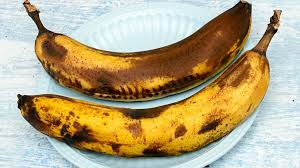
#> input picture src/data/images/banana/banana_000.jpg, 300 x 168 px
$ python -i image_to_vector.py   (imports and definitions only)   (older library calls are emulated)
#> lines starting #> are read from the running program, lines starting #| are printed output that depends on the picture
import pandas as pd
import numpy as np
import cv2
import os
from skimage.feature import local_binary_pattern, graycomatrix, graycoprops
from skimage import color
from sklearn.preprocessing import MinMaxScaler

# --- CONFIGURATION ---
METADATA_PATH = '../dataset/raw/metadata.csv'
IMAGES_ORIGINAL_PATH = '../dataset/images/original'
IMAGES_GENERATED_PATH = '../dataset/images/generated'

# Feature extraction parameters
COLOR_HIST_BINS = 64  # Bins per channel for color histogram
LBP_RADIUS = 3
LBP_N_POINTS = LBP_RADIUS * 8

# [1 line not run here, left out]
# Load metadata to get IDs and labels
df_meta = pd.read_csv(METADATA_PATH)
#> (reads src/data/metadata.csv from the repository)
# [6 lines not run here, left out]

def extract_color_histogram(image, bins=COLOR_HIST_BINS):
    # Extract color histogram from RGB image.

    hist_r = cv2.calcHist([image], [0], None, [bins], [0, 256])
    hist_g = cv2.calcHist([image], [1], None, [bins], [0, 256])
    hist_b = cv2.calcHist([image], [2], None, [bins], [0, 256])

    # Normalize histograms
    hist_r = hist_r / (hist_r.sum() + 1e-7)
    hist_g = hist_g / (hist_g.sum() + 1e-7)
    hist_b = hist_b / (hist_b.sum() + 1e-7)

    # Flatten and concatenate
    color_features = np.hstack([hist_r.flatten(), hist_g.flatten(), hist_b.flatten()])
    return color_features


def extract_lbp_features(image_gray):
    # Extract Local Binary Pattern (LBP) features.

    # Calculate LBP
    lbp = local_binary_pattern(image_gray, LBP_N_POINTS, LBP_RADIUS, method='uniform')

    # Calculate histogram (uniform patterns have 59 bins: 0-58)
    hist, _ = np.histogram(lbp.ravel(), bins=59, range=(0, 59), density=True)
    return hist


def extract_glcm_features(image_gray):
    # Extract Gray-Level Co-occurrence Matrix (GLCM) features.

    # Calculate GLCM for multiple angles
    glcm = graycomatrix(image_gray, distances=[1], angles=[0, np.pi/4, np.pi/2, 3*np.pi/4],
                       levels=256, symmetric=True, normed=True)

    # Extract properties
    properties = ['contrast', 'energy', 'homogeneity', 'correlation']
    all_features = []

    # 1. Average features across all angles (4 dimensions)
    for prop in properties:
        prop_values = graycoprops(glcm, prop)
        all_features.append(np.mean(prop_values))

    # 2. Individual features for first 3 angles and first 3 properties (9 dimensions)
    # This gives us rotation-invariant + some directional information
    for angle_idx in range(3):  # Use first 3 angles
        for prop_idx in range(3):  # Use first 3 properties
            prop_values = graycoprops(glcm, properties[prop_idx])
            all_features.append(prop_values[0, angle_idx])

    # Total: 4 + 9 = 13 dimensions
    return np.array(all_features)


def extract_statistical_features(image):
    # Extract statistical features from RGB image.

    features = []

    for channel_idx in range(3):  # R, G, B channels
        channel = image[:, :, channel_idx]
        features.extend([
            np.mean(channel),
            np.std(channel),
            np.min(channel),
            np.max(channel),
            np.median(channel),
            np.var(channel),
            np.percentile(channel, 75) - np.percentile(channel, 25)  # IQR
        ])

    return np.array(features)


def extract_all_features(image_path):
    # Extract all features from a single image.

    # Load image
    image = cv2.imread(image_path)
    if image is None:
        raise ValueError(f"Could not load image: {image_path}")

    # Convert BGR to RGB
    image_rgb = cv2.cvtColor(image, cv2.COLOR_BGR2RGB)

    # Convert to grayscale for texture features
    image_gray = cv2.cvtColor(image, cv2.COLOR_BGR2GRAY)

    # Extract features
    color_hist = extract_color_histogram(image_rgb)
    lbp_features = extract_lbp_features(image_gray)
    glcm_features = extract_glcm_features(image_gray)
    statistical_features = extract_statistical_features(image_rgb)

    # Combine all features
    all_features = np.hstack([
        color_hist,
        lbp_features,
        glcm_features,
        statistical_features
    ])

    return all_features


def find_image_path(sample_id, label):
    # Find image path by checking both original and generated folders.

    label_lower = label.lower()

    # Try original folder first
    original_paths = [
        os.path.join(IMAGES_ORIGINAL_PATH, label_lower, f"{sample_id}_result.jpg"),
        os.path.join(IMAGES_ORIGINAL_PATH, label_lower, f"{sample_id}.jpg"),
    ]

    for path in original_paths:
        if os.path.exists(path):
            return path

    # Try generated folder (category_gen subfolder)
    generated_path = os.path.join(IMAGES_GENERATED_PATH, f"{label_lower}_gen", f"{sample_id}.jpg")
    if os.path.exists(generated_path):
        return generated_path

    # Not found
    return None


# Extract features for all images
image_features_list = []
failed_ids = []
feature_dim = None

# [37 lines not run here, left out]

# Convert to numpy array
image_vector = np.array(image_features_list)

# [16 lines not run here, left out]
scaler = MinMaxScaler()
# [1 line that did not run here, left out]
# [5 lines not run here, left out]

>>> result = extract_all_features('data/images/banana/banana_000.jpg')
#> in extract_all_features, image is the input picture: shape (168, 300, 3); mean B, G, R 131.9, 166.9, 181.7
#> in extract_all_features, `image_gray = cv2.cvtColor(image, cv2.COLOR_BGR2GRAY)`:
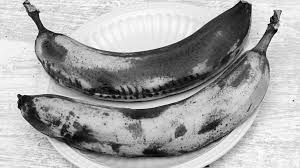
#> image_gray: shape (168, 300); min 1, max 254, mean 167.3
#> in extract_color_histogram, `hist_r = cv2.calcHist([image], [0], None, [bins], [0, 256])`: hist_r = 64 values, max 3211 at index 54, min 16 at index 1, mean 787.5
#> in extract_color_histogram, `hist_g = cv2.calcHist([image], [1], None, [bins], [0, 256])`: hist_g = 64 values, max 3502 at index 59, min 120 at index 1, mean 787.5
#> in extract_color_histogram, `hist_b = cv2.calcHist([image], [2], None, [bins], [0, 256])`: hist_b = 64 values, max 3866 at index 0, min 54 at index 29, mean 787.5
#> in extract_color_histogram, `hist_r = hist_r / (hist_r.sum() + 1e-7)`: hist_r = 64 values, max 0.0637 at index 54, min 0.000317 at index 1, mean 0.0156
#> in extract_color_histogram, `hist_g = hist_g / (hist_g.sum() + 1e-7)`: hist_g = 64 values, max 0.0695 at index 59, min 0.00238 at index 1, mean 0.0156
#> in extract_color_histogram, `hist_b = hist_b / (hist_b.sum() + 1e-7)`: hist_b = 64 values, max 0.0767 at index 0, min 0.00107 at index 29, mean 0.0156
#> in extract_color_histogram, `color_features = np.hstack([hist_r.flatten(), hist_g.flatten(), hist_b..`: color_features = 192 values, max 0.0767 at index 128, min 0.000317 at index 1, mean 0.0156
#> in extract_all_features, `color_hist = extract_color_histogram(image_rgb)`: color_hist has the same summary as color_features in extract_color_histogram
#> in extract_lbp_features, `lbp = local_binary_pattern(image_gray, LBP_N_POINTS, LBP_RADIUS, metho..`:
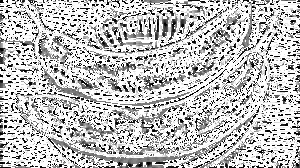
#> lbp: shape (168, 300) float64; min 0, max 25, mean 18.6; drawn with min black and max white
#> in extract_lbp_features, `hist, _ = np.histogram(lbp.ravel(), bins=59, range=(0, 59), density=Tr..`: hist = 59 values, max 0.515 at index 25, min 0 at index 26, mean 0.0169
#> in extract_all_features, `lbp_features = extract_lbp_features(image_gray)`: lbp_features has the same summary as hist in extract_lbp_features
#> the loop in extract_glcm_features, `for prop in properties:` made 4 passes
#> prop_values on passes 1 to 4: [[356.2, 769.9, 556.2, 669.3]], [[0.0208, 0.0146, 0.0159, 0.0149]], [[0.198, 0.11, 0.131, 0.114]], [[0.963, 0.92, 0.942, 0.93]]
#> after the loop in extract_glcm_features, `for prop in properties:`: all_features = [587.9, 0.0165, 0.138, 0.939]
#> after the loop in extract_glcm_features, `for angle_idx in range(3):`: all_features = [587.9, 0.0165, 0.138, 0.939, 356.2, 0.0208, 0.198, 769.9, 0.0146, 0.11, 556.2, 0.0159, 0.131]
#> in extract_all_features, `glcm_features = extract_glcm_features(image_gray)`: glcm_features has the same summary as all_features in extract_glcm_features
#> the loop in extract_statistical_features, `for channel_idx in range(3):` made 3 passes
#> pass 1, in extract_statistical_features, `channel = image[:, :, channel_idx]`:
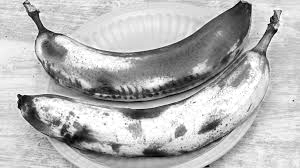
#> channel: shape (168, 300); min 0, max 255, mean 181.7
#> pass 3, in extract_statistical_features, `channel = image[:, :, channel_idx]`:
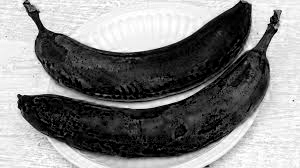
#> channel: shape (168, 300); min 0, max 255, mean 131.9
#> after the loop in extract_statistical_features, `for channel_idx in range(3):`: features = [181.7, 58.43, 0, 255, 205, 3414.5, 83, 166.9, 74.25, 0, 255, 195, 5512.4, 134, 131.9, 101.3, 0, 255, 146, 10265.2, 207]
#> in extract_all_features, `statistical_features = extract_statistical_features(image_rgb)`: statistical_features = 21 values, max 10265.2 at index 19, min 0 at index 2, mean 1030.6
#> in extract_all_features, `all_features = np.hstack([ color_hist, lbp_features, glcm_features, st..`: all_features = 285 values, max 10265.2 at index 283, min 0 at index 218, mean 83.92
#> result has the same summary as all_features in extract_all_features
